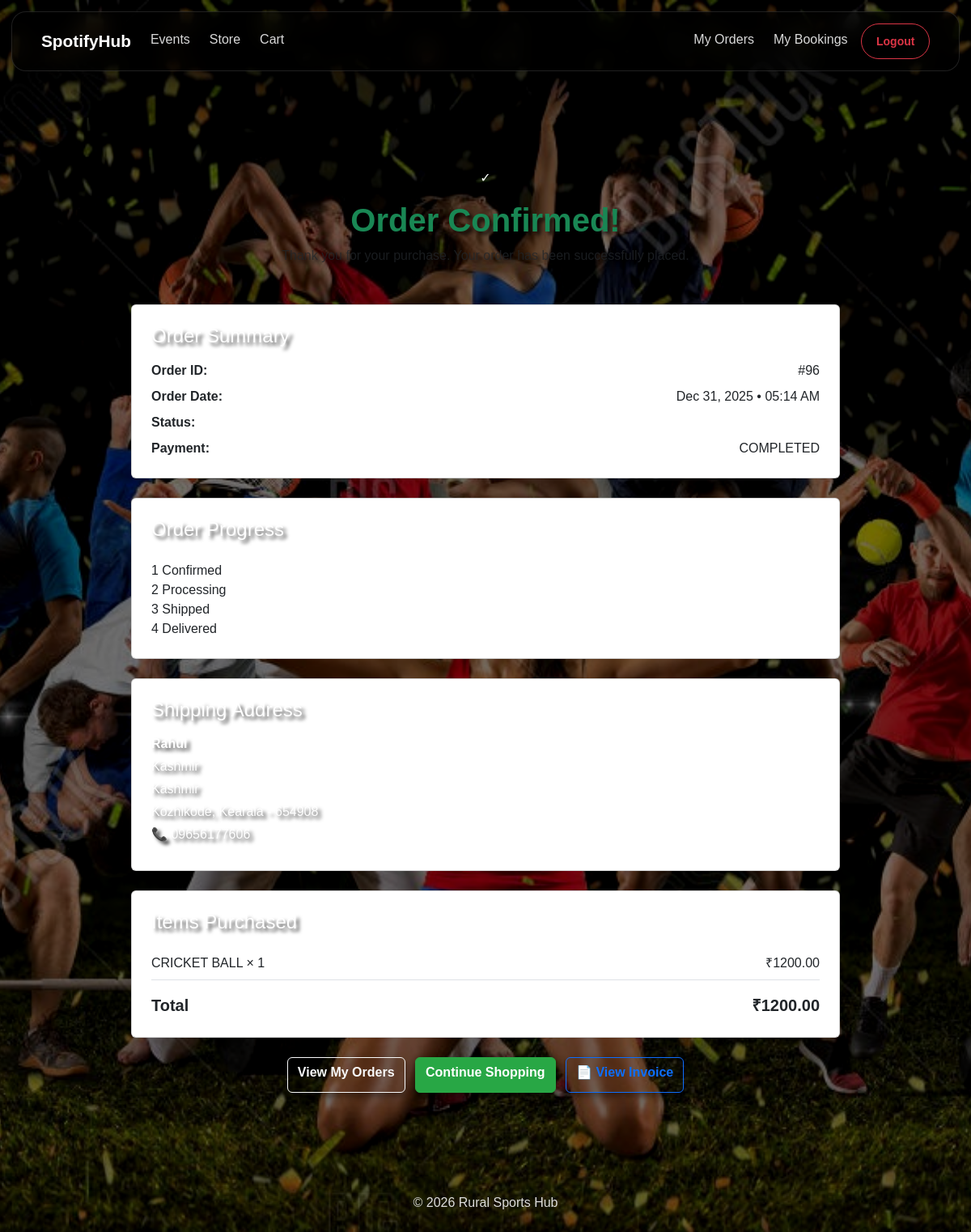
The page /store/order-confirmation/96/ (signed in) on the database its author committed.
### store/models.py (models this page shows, shortened)
class Order(models.Model):
    ORDER_STATUS_CHOICES = [
        ("PENDING", "Pending"),
        ("PROCESSING", "Processing"),
        ("SHIPPED", "Shipped"),
        ("DELIVERED", "Delivered"),
        ("CANCELLED", "Cancelled"),
    ]
    PAYMENT_STATUS_CHOICES = [
        ("PENDING", "Pending"),
        ("COMPLETED", "Completed"),
        ("FAILED", "Failed"),
    ]
    user = models.ForeignKey(
        User,
        on_delete=models.CASCADE,
        related_name="orders"
    )
    address = models.ForeignKey(
        Address,
        on_delete=models.SET_NULL,
        null=True,
        blank=True,
        related_name="orders"
    )
    created_at = models.DateTimeField(auto_now_add=True)
    order_status = models.CharField(
        max_length=20,
        choices=ORDER_STATUS_CHOICES,
        default="PENDING"
    )
    payment_status = models.CharField(
        max_length=20,
        choices=PAYMENT_STATUS_CHOICES,
        default="PENDING"
    )
    total_amount = models.DecimalField(
        max_digits=10,
        decimal_places=2,
        default=Decimal("0.00")
    )
    payment_gateway_order_id = models.CharField(
        max_length=100,
        blank=True,
        null=True,
        db_index=True
    )
    payment_id = models.CharField(
        max_length=100,
        blank=True,
        null=True
    )
    delivered_at = models.DateTimeField(
        null=True,
        blank=True
    )

class OrderShipping(models.Model):
    order = models.OneToOneField(
        Order,
        on_delete=models.CASCADE,
        related_name="shipping"
    )
    full_name = models.CharField(max_length=120)
    phone = models.CharField(max_length=15)
    address_line_1 = models.CharField(max_length=255)
    address_line_2 = models.CharField(max_length=255, blank=True)
    city = models.CharField(max_length=100)
    state = models.CharField(max_length=100)
    pincode = models.CharField(max_length=10)
    courier_name = models.CharField(max_length=100, blank=True)
    tracking_number = models.CharField(max_length=100, blank=True)
    tracking_url = models.URLField(blank=True)
    created_at = models.DateTimeField(auto_now_add=True)

class OrderItem(models.Model):
    order = models.ForeignKey(
        Order,
        on_delete=models.CASCADE,
        related_name="items"
    )
    product = models.ForeignKey(
        Product,
        on_delete=models.SET_NULL,
        null=True,
        blank=True
    )
    event = models.ForeignKey(
        Event,
        on_delete=models.SET_NULL,
        null=True,
        blank=True
    )
    quantity = models.PositiveIntegerField(default=1)
    price_at_purchase = models.DecimalField(
        max_digits=10,
        decimal_places=2
    )
    def sub_total(self):
        return self.price_at_purchase * self.quantity

class Product(models.Model):
    name = models.CharField(max_length=100)
    description = models.TextField()
    price = models.DecimalField(max_digits=10, decimal_places=2)
    stock = models.PositiveIntegerField()
    image = models.ImageField(upload_to="products/")
    is_active = models.BooleanField(default=True)
    description = models.TextField(blank=True)
    created_at = models.DateTimeField(auto_now_add=True)

### store/views.py (the view)
# urls.py: path("order-confirmation/<int:order_id>/", views.order_confirmation, name="order_confirmation"),
@login_required
def order_confirmation(request, order_id):
    order = get_object_or_404(Order, id=order_id, user=request.user)
    return render(request, "store/order_confirmation.html", {"order": order})

### templates/store/order_confirmation.html (shortened to what this page needs)
{% extends "base.html" %}
{% load static %}
{% block content %}
<div class="container my-5" style="max-width: 900px;">
    <div class="text-center mb-5">
        <div class="success-icon mb-3">✓</div>
        <h1 class="fw-bold text-success">Order Confirmed!</h1>
        <p class="text-muted">
            Thank you for your purchase. Your order has been successfully placed.
        </p>
    </div>
    <div class="card order-card mb-4 p-4">
        <h4 class="mb-3">Order Summary</h4>
        <div class="row mb-2">
            <div class="col-sm-6"><strong>Order ID:</strong></div>
            <div class="col-sm-6 text-sm-end">#{{ order.id }}</div>
        </div>
        <div class="row mb-2">
            <div class="col-sm-6"><strong>Order Date:</strong></div>
            <div class="col-sm-6 text-sm-end">
                {{ order.created_at|date:"M d, Y • h:i A" }}
            </div>
        </div>
        <div class="row mb-2">
            <div class="col-sm-6"><strong>Status:</strong></div>
            <div class="col-sm-6 text-sm-end">
                <span class="badge status-{{ order.order_status|lower }}">
                </span>
            </div>
        </div>
        <div class="row">
            <div class="col-sm-6"><strong>Payment:</strong></div>
            <div class="col-sm-6 text-sm-end">
                {{ order.payment_status }}
            </div>
        </div>
    </div>
    <div class="card order-card mb-4 p-4">
        <h4 class="mb-4">Order Progress</h4>
        <div class="order-timeline">
            <div class="timeline-step active">
                <span>1</span>
                <label>Confirmed</label>
            </div>
            <div class="timeline-step {% if order.order_status in 'PROCESSING SHIPPED DELIVERED' %}active{% endif %}">
                <span>2</span>
                <label>Processing</label>
            </div>
            <div class="timeline-step {% if order.order_status in 'SHIPPED DELIVERED' %}active{% endif %}">
                <span>3</span>
                <label>Shipped</label>
            </div>
            <div class="timeline-step {% if order.order_status == 'DELIVERED' %}active{% endif %}">
                <span>4</span>
                <label>Delivered</label>
            </div>
        </div>
    </div>
    <div class="card order-card mb-4 p-4">
        <h4 class="mb-3">Shipping Address</h4>
        {% if order.shipping %}
            <p class="fw-semibold mb-1">{{ order.shipping.full_name }}</p>
            <p class="mb-1">{{ order.shipping.address_line_1 }}</p>
            {% if order.shipping.address_line_2 %}
                <p class="mb-1">{{ order.shipping.address_line_2 }}</p>
            {% endif %}
            <p class="mb-1">
                {{ order.shipping.city }},
                {{ order.shipping.state }} - {{ order.shipping.pincode }}
            </p>
            <p class="mb-2">📞 {{ order.shipping.phone }}</p>
        {% else %}
            <p class="text-warning mb-0">
                Shipping details not available yet.
            </p>
        {% endif %}
    </div>
    <div class="card order-card mb-4 p-4">
        <h4 class="mb-3">Items Purchased</h4>
        {% for item in order.items.all %}
            <div class="d-flex justify-content-between border-bottom py-2">
                <span>{{ item.product.name }} × {{ item.quantity }}</span>
                <span>₹{{ item.sub_total|floatformat:2 }}</span>
            </div>
        {% endfor %}
        <div class="d-flex justify-content-between fw-bold fs-5 mt-3">
            <span>Total</span>
            <span>₹{{ order.total_amount|floatformat:2 }}</span>
        </div>
    </div>
    <div class="text-center mt-4">
        <a href="{% url 'store:my_orders' %}" class="btn btn-outline-light me-2">
            View My Orders
        </a>
        <a href="{% url 'store:shop' %}" class="btn btn-success me-2">
            Continue Shopping
        </a>
        <a href="{% url 'store:invoice' order.id %}"
           class="btn btn-outline-primary">
            📄 View Invoice
        </a>
    </div>
</div>
{% endblock %}

### staticfiles/css/style.css (style rules this page uses)
* { box-sizing: border-box; }
body { font-family: Arial, sans-serif; color: #fff; min-height: 100vh; margin: 0; padding-top: 120px; background-repeat: no-repeat; background-position: center top; background-size: cover; }
body::before { content: ""; position: fixed; inset: 0; will-change: transform; background-image: url("../images/bg.jpg"); background-size: cover; background-position: center top; background-repeat: no-repeat; filter: brightness(0.45) contrast(1.05); z-index: -1; }
h1, h2, h3, h4, p, .lead { color: #ffffff; text-shadow: 4px 4px 4px rgba(0,0,0,0.7); }
.btn { font-weight: 600; border-radius: 6px; box-shadow: 0 4px 10px rgba(0,0,0,0.4); transition: transform 0.2s ease; }
.btn-success { background-color: #28a745; border-color: #28a745; }
.btn { transition: transform 0.2s ease, box-shadow 0.2s ease; }
button, a { min-height: 44px; }

### rows shown on the page
Order: id "96", created_at "Dec 31, 2025 • 05:14 AM", payment_status "COMPLETED", shipping.full_name "Rahul", shipping.address_line_1 "Kashmir", shipping.address_line_2 "Kashmir", shipping.city "Kozhikode", shipping.state "Kearala", shipping.pincode "654908", shipping.phone "09656177606", total_amount "1200.00"
OrderItem: product.name "CRICKET BALL", quantity "1", sub_total "1200.00"
